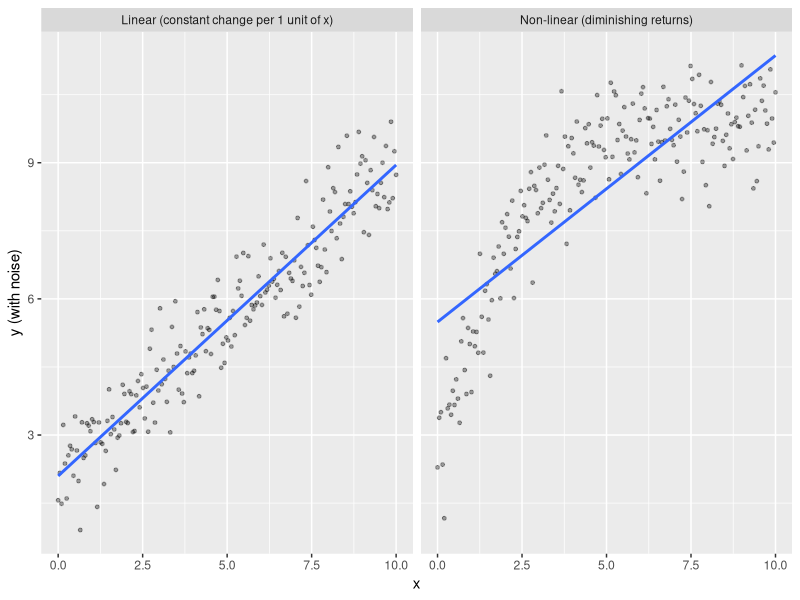
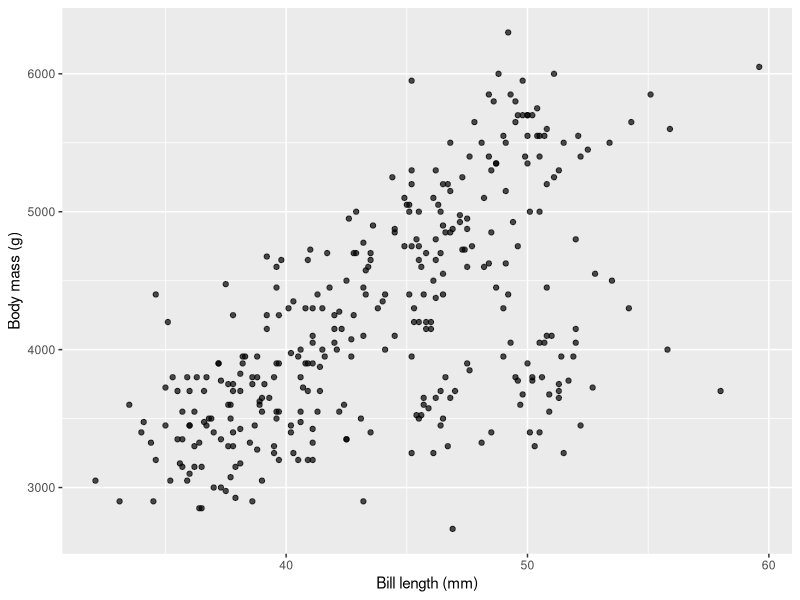
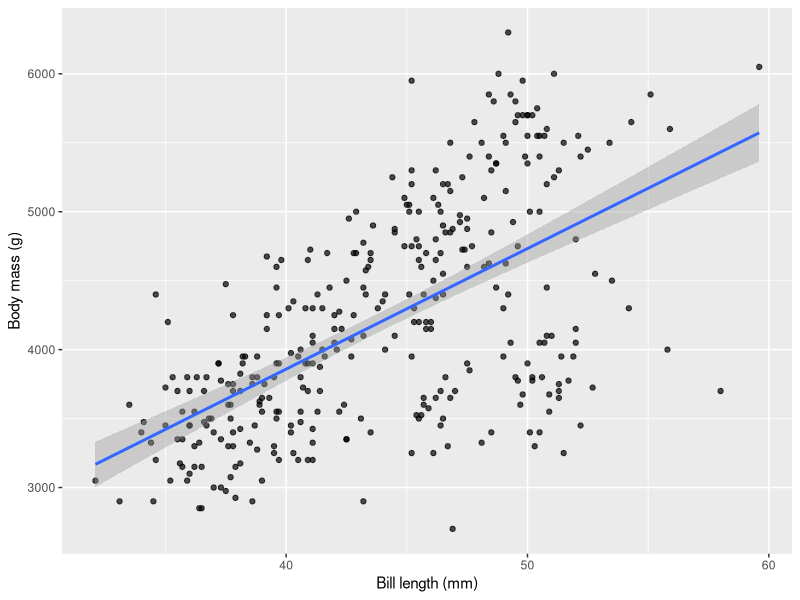
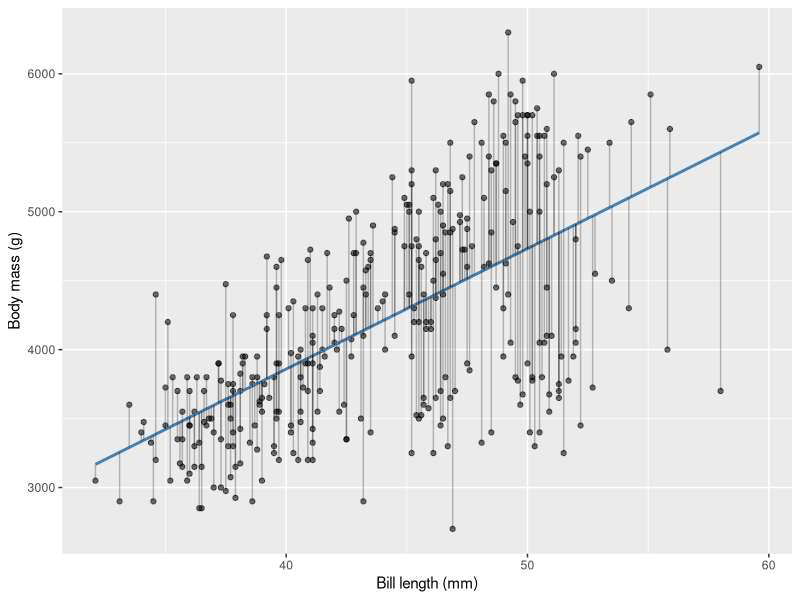
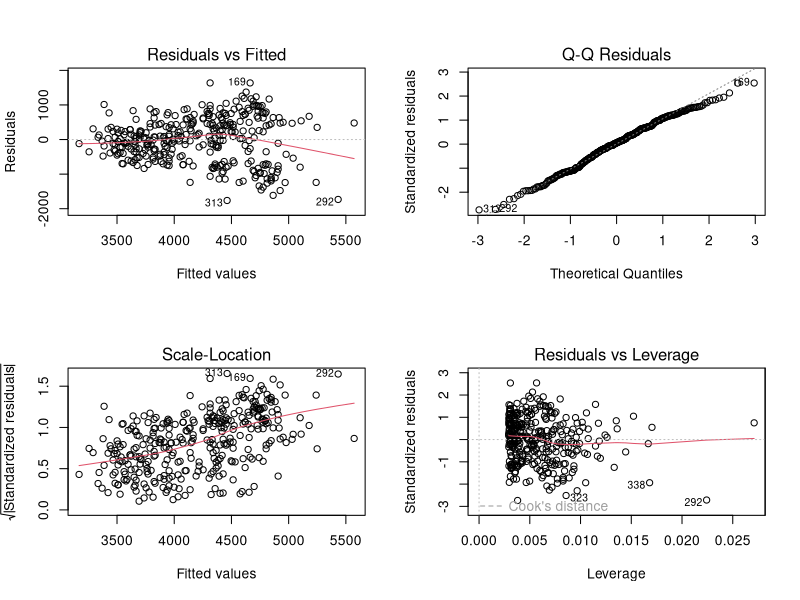
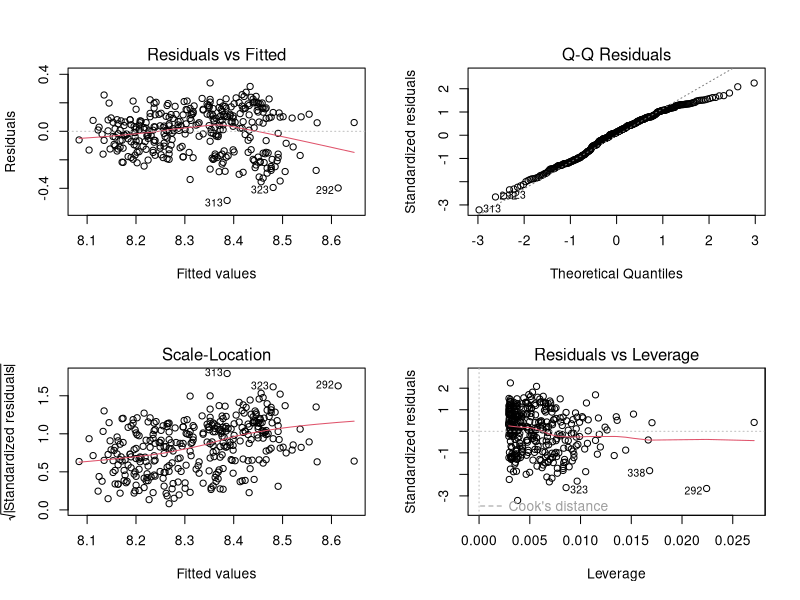
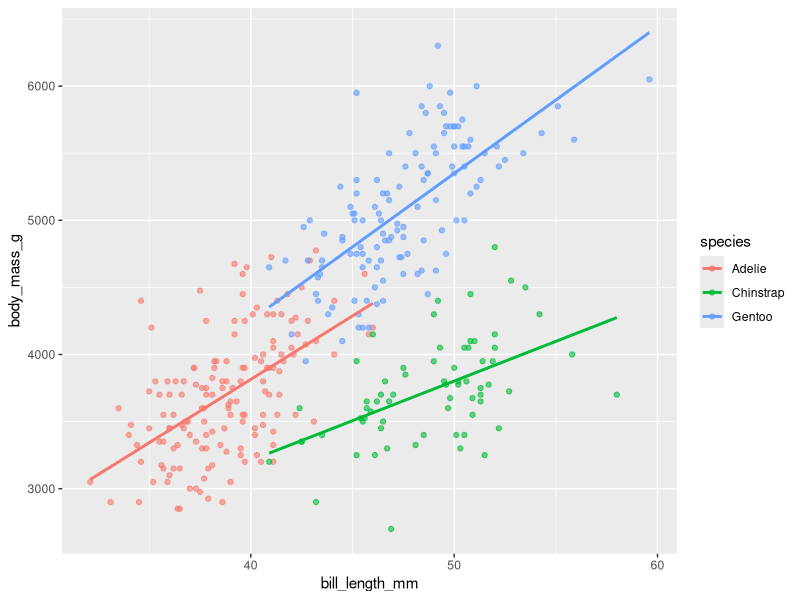

Generate these figures, in order, with R:
## ---- chunk 1
# Install if needed
# install.packages(c("ggplot2", "dplyr", "tidyr", "broom", "palmerpenguins", "knitr"))

library(ggplot2)
library(dplyr)
library(tidyr)
library(broom)
library(palmerpenguins)
library(knitr)

data(penguins)
penguins <- penguins %>%
  drop_na(bill_length_mm, body_mass_g, species, flipper_length_mm, island)
## ---- chunk 2
set.seed(1)
toy <- tibble(
  x = seq(0, 10, length.out = 200)
) %>%
  mutate(
    y_linear = 2 + 0.7 * x + rnorm(n(), sd = 0.7),
    y_nonlinear = 2 + 8 * (1 - exp(-x / 2)) + rnorm(n(), sd = 0.7)
  ) %>%
  pivot_longer(starts_with("y_"), names_to = "relationship", values_to = "y") %>%
  mutate(
    relationship = recode(
      relationship,
      y_linear = "Linear (constant change per 1 unit of x)",
      y_nonlinear = "Non-linear (diminishing returns)"
    )
  )

ggplot(toy, aes(x, y)) +
  geom_point(alpha = 0.35, size = 1) +
  geom_smooth(method = "lm", se = FALSE, linewidth = 1) +
  facet_wrap(~relationship, ncol = 2) +
  labs(x = "x", y = "y (with noise)")
## ---- chunk 3
ggplot(penguins, aes(x = bill_length_mm, y = body_mass_g)) +
  geom_point(alpha = 0.7) +
  labs(x = "Bill length (mm)", y = "Body mass (g)")
## ---- chunk 4
m1 <- lm(body_mass_g ~ bill_length_mm, data = penguins)
m1
## ---- chunk 5
ggplot(penguins, aes(x = bill_length_mm, y = body_mass_g)) +
  geom_point(alpha = 0.7) +
  geom_smooth(method = "lm", se = TRUE) +
  labs(x = "Bill length (mm)", y = "Body mass (g)")
## ---- chunk 6
tidy(m1, conf.int = TRUE) %>% kable(digits = 2)
## ---- chunk 7
aug <- augment(m1)
aug %>% 
  select(body_mass_g, bill_length_mm, .fitted, .resid) %>%
  head(6) %>%
  kable(digits = 1, col.names = c("Body mass (g)", "Bill length (mm)", "Fitted", "Residual"))
## ---- chunk 8
ggplot(aug, aes(x = bill_length_mm, y = body_mass_g)) +
  geom_point(alpha = 0.55) +
  geom_line(aes(y = .fitted), color = "steelblue", linewidth = 1) +
  geom_segment(
    aes(xend = bill_length_mm, yend = .fitted),
    alpha = 0.25
  ) +
  labs(
    x = "Bill length (mm)",
    y = "Body mass (g)"
  )
## ---- chunk 9
glance(m1) %>% 
  select(r.squared, adj.r.squared, sigma) %>%
  kable(digits = 3, col.names = c("R²", "Adjusted R²", "Residual SD"))
## ---- chunk 10
summary(m1)
## ---- chunk 11
anova(m1)
## ---- chunk 12
confint(m1)
## ---- chunk 13
summary(m1)$coefficients %>% kable(digits = 3)
## ---- chunk 14
m_cat <- lm(body_mass_g ~ species, data = penguins)
summary(m_cat)
## ---- chunk 15
m_int <- lm(body_mass_g ~ bill_length_mm * species, data = penguins)
summary(m_int)
## ---- chunk 16
par(mfrow = c(2, 2))
plot(m1)
par(mfrow = c(1, 1))
## ---- chunk 17
m2 <- lm(body_mass_g ~ poly(bill_length_mm, 2), data = penguins)
anova(m1, m2)
## ---- chunk 18
m1_log <- lm(log(body_mass_g) ~ bill_length_mm, data = penguins)
par(mfrow = c(2, 2)); plot(m1_log); par(mfrow = c(1, 1))
## ---- chunk 19
aug %>%
  mutate(cooks = cooks.distance(m1)) %>%
  arrange(desc(cooks)) %>%
  select(body_mass_g, bill_length_mm, cooks) %>%
  head(10) %>%
  kable(digits = 3, col.names = c("Body mass (g)", "Bill length (mm)", "Cook's D"))
## ---- chunk 20
m3 <- lm(body_mass_g ~ bill_length_mm + flipper_length_mm, data = penguins)
tidy(m3, conf.int = TRUE)
## ---- chunk 21
m4 <- lm(body_mass_g ~ bill_length_mm * species, data = penguins)
tidy(m4) %>% kable(digits = 2)
## ---- chunk 22
ggplot(penguins, aes(bill_length_mm, body_mass_g, color = species)) +
  geom_point(alpha = 0.6) +
  geom_smooth(method = "lm", se = FALSE)
## ---- chunk 23
m5 <- lm(body_mass_g ~ bill_length_mm + island, data = penguins)
tidy(m5, conf.int = TRUE) %>% kable(digits = 2)
